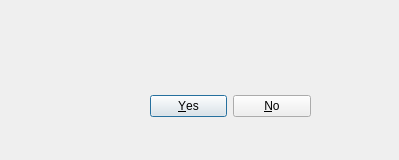
<?xml version="1.0" encoding="UTF-8"?>
<ui version="4.0">
 <class>ventAviso</class>
 <widget class="QDialog" name="ventAviso">
  <property name="geometry">
   <rect>
    <x>0</x>
    <y>0</y>
    <width>399</width>
    <height>160</height>
   </rect>
  </property>
  <property name="windowTitle">
   <string>Desea salir ?</string>
  </property>
  <property name="modal">
   <bool>true</bool>
  </property>
  <widget class="QDialogButtonBox" name="btnBoxSalir">
   <property name="geometry">
    <rect>
     <x>150</x>
     <y>90</y>
     <width>161</width>
     <height>32</height>
    </rect>
   </property>
   <property name="orientation">
    <enum>Qt::Horizontal</enum>
   </property>
   <property name="standardButtons">
    <set>QDialogButtonBox::No|QDialogButtonBox::Yes</set>
   </property>
   <property name="centerButtons">
    <bool>false</bool>
   </property>
  </widget>
  <widget class="QLabel" name="lblImgAviso">
   <property name="geometry">
    <rect>
     <x>20</x>
     <y>20</y>
     <width>47</width>
     <height>41</height>
    </rect>
   </property>
   <property name="text">
    <string/>
   </property>
   <property name="pixmap">
    <pixmap resource="img/avisosalir.qrc">:/avisosalir/warning.jpg</pixmap>
   </property>
  </widget>
 </widget>
 <resources>
  <include location="img/avisosalir.qrc"/>
 </resources>
 <connections>
  <connection>
   <sender>btnBoxSalir</sender>
   <signal>accepted()</signal>
   <receiver>ventAviso</receiver>
   <slot>accept()</slot>
   <hints>
    <hint type="sourcelabel">
     <x>248</x>
     <y>254</y>
    </hint>
    <hint type="destinationlabel">
     <x>157</x>
     <y>274</y>
    </hint>
   </hints>
  </connection>
  <connection>
   <sender>btnBoxSalir</sender>
   <signal>rejected()</signal>
   <receiver>ventAviso</receiver>
   <slot>reject()</slot>
   <hints>
    <hint type="sourcelabel">
     <x>316</x>
     <y>260</y>
    </hint>
    <hint type="destinationlabel">
     <x>286</x>
     <y>274</y>
    </hint>
   </hints>
  </connection>
 </connections>
</ui>
